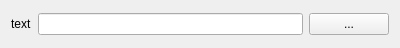
<?xml version="1.0" encoding="UTF-8"?>
<ui version="4.0">
 <class>Sekura::LineEdit</class>
 <widget class="QWidget" name="Sekura::LineEdit">
  <property name="geometry">
   <rect>
    <x>0</x>
    <y>0</y>
    <width>400</width>
    <height>48</height>
   </rect>
  </property>
  <property name="sizePolicy">
   <sizepolicy hsizetype="Preferred" vsizetype="Maximum">
    <horstretch>0</horstretch>
    <verstretch>0</verstretch>
   </sizepolicy>
  </property>
  <property name="windowTitle">
   <string>Form</string>
  </property>
  <layout class="QHBoxLayout" name="horizontalLayout">
   <item>
    <widget class="QLabel" name="label">
     <property name="text">
      <string>text</string>
     </property>
    </widget>
   </item>
   <item>
    <widget class="QLineEdit" name="lineEdit"/>
   </item>
   <item>
    <widget class="QPushButton" name="pushButton">
     <property name="sizePolicy">
      <sizepolicy hsizetype="Minimum" vsizetype="Fixed">
       <horstretch>0</horstretch>
       <verstretch>0</verstretch>
      </sizepolicy>
     </property>
     <property name="text">
      <string>...</string>
     </property>
    </widget>
   </item>
  </layout>
 </widget>
 <resources/>
 <connections/>
</ui>
